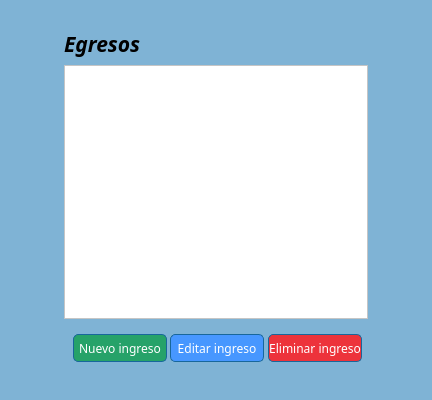
<?xml version="1.0" encoding="UTF-8"?>
<ui version="4.0">
 <class>MovEgreso</class>
 <widget class="QDialog" name="MovEgreso">
  <property name="geometry">
   <rect>
    <x>0</x>
    <y>0</y>
    <width>432</width>
    <height>400</height>
   </rect>
  </property>
  <property name="minimumSize">
   <size>
    <width>432</width>
    <height>400</height>
   </size>
  </property>
  <property name="maximumSize">
   <size>
    <width>432</width>
    <height>400</height>
   </size>
  </property>
  <property name="windowTitle">
   <string>Dialog</string>
  </property>
  <property name="styleSheet">
   <string notr="true">background-color: rgb(127, 179, 213 );</string>
  </property>
  <layout class="QVBoxLayout" name="verticalLayout">
   <item>
    <widget class="QWidget" name="widget_2" native="true">
     <layout class="QHBoxLayout" name="horizontalLayout_2">
      <item>
       <spacer name="horizontalSpacer">
        <property name="orientation">
         <enum>Qt::Horizontal</enum>
        </property>
        <property name="sizeType">
         <enum>QSizePolicy::Fixed</enum>
        </property>
        <property name="sizeHint" stdset="0">
         <size>
          <width>35</width>
          <height>20</height>
         </size>
        </property>
       </spacer>
      </item>
      <item>
       <widget class="QWidget" name="widget" native="true">
        <layout class="QVBoxLayout" name="verticalLayout_2">
         <item>
          <widget class="QLabel" name="label_3">
           <property name="font">
            <font>
             <family>Lucida Bright</family>
             <pointsize>16</pointsize>
             <italic>true</italic>
             <bold>true</bold>
            </font>
           </property>
           <property name="text">
            <string>Egresos</string>
           </property>
          </widget>
         </item>
         <item>
          <widget class="QTableView" name="movEgresos">
           <property name="styleSheet">
            <string notr="true">background-color: rgb(255, 255, 255);</string>
           </property>
          </widget>
         </item>
         <item>
          <widget class="QWidget" name="widget_4" native="true">
           <layout class="QHBoxLayout" name="horizontalLayout_4">
            <item>
             <spacer name="horizontalSpacer_9">
              <property name="orientation">
               <enum>Qt::Horizontal</enum>
              </property>
              <property name="sizeHint" stdset="0">
               <size>
                <width>40</width>
                <height>20</height>
               </size>
              </property>
             </spacer>
            </item>
            <item>
             <widget class="QPushButton" name="nuevo_ingre">
              <property name="minimumSize">
               <size>
                <width>94</width>
                <height>28</height>
               </size>
              </property>
              <property name="font">
               <font>
                <family>Lucida Bright</family>
                <italic>false</italic>
               </font>
              </property>
              <property name="styleSheet">
               <string notr="true">border: 1px solid rgb(24, 103, 155);
border-radius: 5px;
background-color: rgb(38, 162, 105);
color: white;
</string>
              </property>
              <property name="text">
               <string>Nuevo ingreso</string>
              </property>
             </widget>
            </item>
            <item>
             <spacer name="horizontalSpacer_10">
              <property name="orientation">
               <enum>Qt::Horizontal</enum>
              </property>
              <property name="sizeHint" stdset="0">
               <size>
                <width>40</width>
                <height>20</height>
               </size>
              </property>
             </spacer>
            </item>
            <item>
             <widget class="QPushButton" name="editar_ingre">
              <property name="minimumSize">
               <size>
                <width>94</width>
                <height>28</height>
               </size>
              </property>
              <property name="font">
               <font>
                <family>Lucida Bright</family>
                <italic>false</italic>
               </font>
              </property>
              <property name="styleSheet">
               <string notr="true">border: 1px solid rgb(24, 103, 155);
border-radius: 5px;
background-color: rgb(71, 151, 255);
color: white;
</string>
              </property>
              <property name="text">
               <string>Editar ingreso</string>
              </property>
             </widget>
            </item>
            <item>
             <spacer name="horizontalSpacer_11">
              <property name="orientation">
               <enum>Qt::Horizontal</enum>
              </property>
              <property name="sizeHint" stdset="0">
               <size>
                <width>40</width>
                <height>20</height>
               </size>
              </property>
             </spacer>
            </item>
            <item>
             <widget class="QPushButton" name="eliminar_ingre">
              <property name="minimumSize">
               <size>
                <width>94</width>
                <height>28</height>
               </size>
              </property>
              <property name="font">
               <font>
                <family>Lucida Bright</family>
               </font>
              </property>
              <property name="styleSheet">
               <string notr="true">border: 1px solid rgb(24, 103, 155);
border-radius: 5px;
background-color: rgb(237, 51, 59);
color: white;</string>
              </property>
              <property name="text">
               <string>Eliminar ingreso</string>
              </property>
             </widget>
            </item>
            <item>
             <spacer name="horizontalSpacer_12">
              <property name="orientation">
               <enum>Qt::Horizontal</enum>
              </property>
              <property name="sizeHint" stdset="0">
               <size>
                <width>40</width>
                <height>20</height>
               </size>
              </property>
             </spacer>
            </item>
           </layout>
          </widget>
         </item>
        </layout>
       </widget>
      </item>
      <item>
       <spacer name="horizontalSpacer_2">
        <property name="orientation">
         <enum>Qt::Horizontal</enum>
        </property>
        <property name="sizeType">
         <enum>QSizePolicy::Fixed</enum>
        </property>
        <property name="sizeHint" stdset="0">
         <size>
          <width>35</width>
          <height>23</height>
         </size>
        </property>
       </spacer>
      </item>
     </layout>
    </widget>
   </item>
  </layout>
 </widget>
 <resources/>
 <connections/>
</ui>
